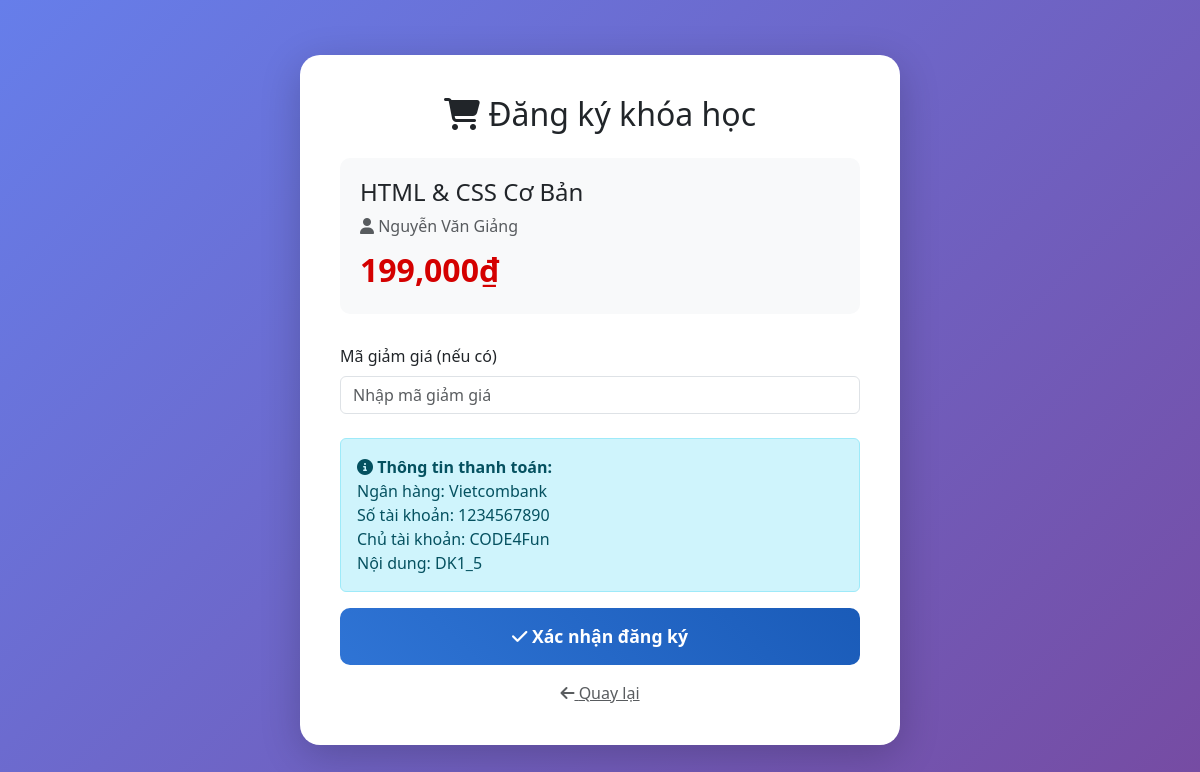
/dangky_khoahoc.php?id=1 (signed in), run on the app's committed database.
### tables this page shows
CREATE TABLE `khoa_hoc` (
  `id` int(11) NOT NULL,
  `ten` varchar(200) NOT NULL,
  `mo_ta` text DEFAULT NULL,
  `gia` decimal(10,2) NOT NULL DEFAULT 0.00,
  `id_danh_muc` int(11) DEFAULT NULL,
  `id_giang_vien` int(11) NOT NULL,
  `ngay_tao` timestamp NOT NULL DEFAULT current_timestamp(),
  `hinh_anh` varchar(255) DEFAULT NULL,
  `video_demo` varchar(255) DEFAULT NULL,
  `trang_thai_khoa_hoc` enum('draf','publish','archive') DEFAULT 'draf'
);

CREATE TABLE `nguoi_dung` (
  `id` int(11) NOT NULL,
  `ten_dang_nhap` varchar(50) NOT NULL,
  `mat_khau` varchar(255) NOT NULL,
  `email` varchar(100) NOT NULL,
  `ho_ten` varchar(100) DEFAULT NULL,
  `vai_tro` enum('hoc_vien','giang_vien','admin') NOT NULL DEFAULT 'hoc_vien',
  `ngay_tao` timestamp NOT NULL DEFAULT current_timestamp()
);

### dangky_khoahoc.php (the view, shortened to what this page needs)
<?php
require_once 'config.php';
$id = (int) $_GET['id'];
$user_id = $_SESSION['user_id'];
$sql = "SELECT kh.*, nd.ho_ten as ten_giang_vien
        FROM khoa_hoc kh
        LEFT JOIN nguoi_dung nd ON kh.id_giang_vien = nd.id
        WHERE kh.id = ? AND kh.trang_thai_khoa_hoc = 'publish'";
$stmt = $conn->prepare($sql);
$stmt->bind_param('i', $id);
$stmt->execute();
$result = $stmt->get_result();
$course = $result->fetch_assoc();
$success = false;
?>
<!DOCTYPE html>
<html lang="vi">
<head>
    <link href="https://cdn.jsdelivr.net/npm/bootstrap@5.3.3/dist/css/bootstrap.min.css" rel="stylesheet">
    <link rel="stylesheet" href="https://cdnjs.cloudflare.com/ajax/libs/font-awesome/6.6.0/css/all.min.css">
</head>
<body>
<div class="register-container">
    <?php if ($success) { ?>
        <div class="text-center">
            <i class="fa-solid fa-check-circle text-success" style="font-size: 80px;"></i>
            <h2 class="mt-4 mb-3">Đăng ký thành công!</h2>
            <p class="lead">Cảm ơn bạn đã đăng ký khóa học <strong><?php echo htmlspecialchars($course['ten']); ?></strong></p>
            <div class="alert alert-info mt-4">
                <i class="fa-solid fa-info-circle"></i>
                Vui lòng chuyển khoản để hoàn tất đăng ký. Chúng tôi sẽ xác nhận trong vòng 24h.
            </div>
            <div class="mt-4">
                <a href="khoahoc_cua_toi.php" class="btn btn-primary me-2">
                    <i class="fa-solid fa-book"></i> Khóa học của tôi
                </a>
                <a href="khoahoc.php" class="btn btn-outline-secondary">
                    <i class="fa-solid fa-arrow-left"></i> Tiếp tục khám phá
                </a>
            </div>
        </div>
    <?php } else { ?>
        <h2 class="text-center mb-4">
            <i class="fa-solid fa-shopping-cart"></i> Đăng ký khóa học
        </h2>
        <div class="course-info">
            <h4><?php echo htmlspecialchars($course['ten']); ?></h4>
            <p class="text-muted mb-2">
                <i class="fa-solid fa-user"></i> <?php echo htmlspecialchars($course['ten_giang_vien']); ?>
            </p>
            <div class="price-display"><?php echo number_format($course['gia']); ?>₫</div>
        </div>
        <form method="POST">
            <div class="mb-4">
                <label class="form-label">Mã giảm giá (nếu có)</label>
                <input type="text" name="ma_giam_gia" class="form-control" placeholder="Nhập mã giảm giá">
            </div>
            <div class="alert alert-info">
                <strong><i class="fa-solid fa-info-circle"></i> Thông tin thanh toán:</strong><br>
                Ngân hàng: Vietcombank<br>
                Số tài khoản: 1234567890<br>
                Chủ tài khoản: CODE4Fun<br>
                Nội dung: DK<?php echo $id; ?>_<?php echo $user_id; ?>
            </div>
            <button type="submit" class="btn btn-submit">
                <i class="fa-solid fa-check"></i> Xác nhận đăng ký
            </button>
            <div class="text-center mt-3">
                <a href="chitietkhoahoc.php?id=<?php echo $id; ?>" class="text-muted">
                    <i class="fa-solid fa-arrow-left"></i> Quay lại
                </a>
            </div>
        </form>
    <?php } ?>
</div>
</body>
</html>

### dangky_khoahoc.php (style rules this page uses)
body { background: linear-gradient(135deg, #667eea 0%, #764ba2 100%); min-height: 100vh; display: flex; align-items: center; justify-content: center; font-family: 'Segoe UI', Tahoma, Geneva, Verdana, sans-serif; }
.register-container { background: white; border-radius: 20px; box-shadow: 0 10px 40px rgba(0,0,0,0.2); padding: 40px; max-width: 600px; width: 100%; }
.course-info { background: #f8f9fa; padding: 20px; border-radius: 10px; margin-bottom: 30px; }
.price-display { font-size: 2rem; font-weight: 800; color: #d40000; }
.btn-submit { width: 100%; padding: 15px; font-size: 1.1rem; font-weight: 700; background: linear-gradient(45deg, #2f74d5, #1a5bb8); border: none; border-radius: 10px; color: white; }

### data on the page
khoa_hoc: ten "HTML & CSS Cơ Bản", id_giang_vien.ho_ten "Nguyễn Văn Giảng", gia "199,000"

### other printed values
$id "1"
$user_id "5"
